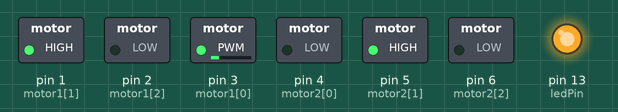
Recording of a sketch running on a simulated Arduino Uno, built with avr-gcc and run on an emulated ATmega328P. Parts: switched loads named in the sketch (green lamp = pin HIGH), output pins drawn as LEDs (lit = HIGH).

Above: at 0.05 s.
At 5.05 s:
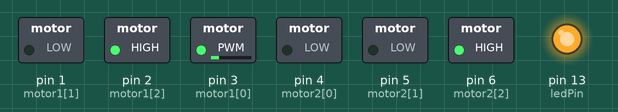
At 9.95 s:
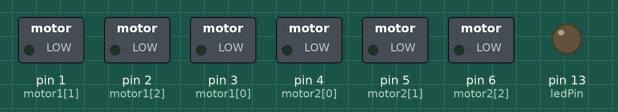
Timing chart, 0 to 13.0 s (numbered marks = the images above):
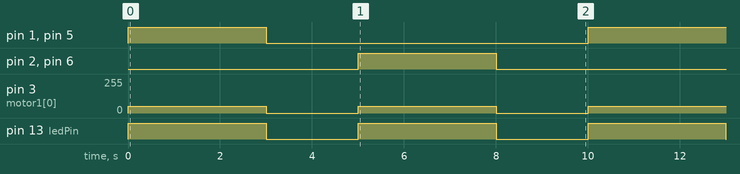

The sketch:

motor_test.ino
```cpp
int motor1[] = {3,1,2}; //en3,forward1,reverse2
int motor2[] = {4,5,6};//en4,forward5,reverse6
int speed = 0;
void forward();
void reverse();
void off();
//LED
int ledPin = 13;


void setup() {
  int i;
  for (i = 0; i<3; i++){
    pinMode (motor1[i], OUTPUT);
    pinMode (motor2[i],OUTPUT);
  }
  //LED
  pinMode(ledPin,OUTPUT);
}

void loop() {
  //LED
  digitalWrite(ledPin,HIGH);
  forward();
  delay(3000);
  digitalWrite(ledPin,LOW);
  off();
  delay(2000);
  digitalWrite(ledPin,HIGH);
  reverse();
  delay(3000);
  digitalWrite(ledPin,LOW);
  off();
  delay(2000);
}

void forward(){
   Serial.println("forward");
   speed = 50;
   analogWrite(motor1[0], speed);
   digitalWrite(motor1[1], HIGH);
   digitalWrite(motor1[2], LOW);
   analogWrite(motor2[0], speed);
   digitalWrite(motor2[1], HIGH);
   digitalWrite(motor2[2], LOW);
}

void reverse(){
  Serial.println("reverse");
  speed = 50;
  analogWrite(motor1[0], speed);
  digitalWrite(motor1[1], LOW);
  digitalWrite(motor1[2], HIGH);
  analogWrite(motor2[0], speed);
  digitalWrite(motor2[1], LOW);
  digitalWrite(motor2[2], HIGH);
}

void off(){
  Serial.println("off");
  speed = 0;
  analogWrite(motor1[0],speed);
  digitalWrite(motor1[1], LOW);
  digitalWrite(motor1[2], LOW);
  analogWrite(motor2[0],speed);
  digitalWrite(motor2[1], LOW);
  digitalWrite(motor2[2], LOW);
}
```

Measured:
- by itself, pin 1 (motor1[1]), pin 2 (motor1[2]), pin 5 (motor2[1]), pin 6 (motor2[2]): alternates HIGH for 3.0 s and LOW for 7.0 s
- by itself, pin 3 (motor1[0]): alternates 50/255 for 3.0 s and 0/255 for 2.0 s
- by itself, pin 13 (ledPin): alternates HIGH for 3.0 s and LOW for 2.0 s
